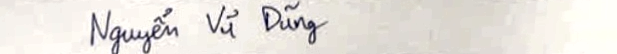
#> input picture crops/ho_va_ten_refined.png, 617 x 54 px, found by its file name
$ jupyter execute --allow-errors viet_Tay.ipynb
#> lines starting #> are read from the running program, lines starting #| are printed output that depends on the picture; after the words box and inside, x2 and y2 are one past the last pixel; in counts of white or black regions, pixels touching at a corner belong together
[cell 1]
import vietocr
from vietocr.tool.predictor import Predictor
from PIL import Image
import matplotlib.pyplot as plt
from vietocr.tool.config import Cfg
import cv2
import numpy as np
from skimage import io, color, filters

[cell 2]
import numpy as np
from PIL import Image

# [28 lines left out: function crop_to_text, not called in this run]

[cell 3]
def adaptive_resize_pad(img_np, target_h=50, target_w=512):
    h, w = img_np.shape[:2]

    # 1. Tính toán width dựa trên target_h
    new_w = int(w * (target_h / h))

    # 2. Nếu width quá lớn so với model (ví dụ > 512),
    # lúc này mới bắt buộc phải bóp width lại
    if new_w > target_w:
        resized = cv2.resize(img_np, (target_w, target_h), interpolation=cv2.INTER_AREA)
        new_w = target_w
    else:
        # Nếu width nhỏ, resize giữ đúng tỷ lệ để nét chữ to rõ
        resized = cv2.resize(img_np, (new_w, target_h), interpolation=cv2.INTER_AREA)

    # 3. Padding lề phải bằng màu trắng (255) để đạt đúng 512px
    pad_right = target_w - new_w
    final_img = cv2.copyMakeBorder(resized, 0, 0, 0, pad_right,
                                   cv2.BORDER_CONSTANT, value=255)

    return final_img

[cell 4]
input_file = r'D:\OCR\data\eval_artifacts\41ed75cd59ead8b481fb\crops\ho_va_ten_refined.png'
#input_file = "D:\OCR\images\image2.png"
crop_img = cv2.imread(input_file)
#> crop_img is the input picture: shape (54, 617, 3); mean B, G, R 221.9, 227, 231.3
#crop_img = adaptive_resize_pad(crop_img)
#crop_img = crop_to_text(crop_img)
plt.figure(figsize=(10, 5))
plt.imshow(crop_img, cmap='gray')
plt.title("K-means Cleaned Image (imgtxtenh style)")
plt.show()

[cell 5]
# 1. K-means clustering (Loại bỏ background y hệt imgtxtenh)
# Phương pháp này phân cụm pixel thành 2 nhóm: Chữ (fg) và Nền (bg)
def kmeans_binarize(img):
    if img is None:
        return None

    # 1. Kiểm tra nếu ảnh là ảnh màu thì chuyển sang xám
    if len(img.shape) == 3:
        gray = cv2.cvtColor(img, cv2.COLOR_BGR2GRAY)
    else:
        gray = img

    # Chuyển dữ liệu về float32 cho K-means
    pixel_values = gray.reshape((-1, 1))
    pixel_values = np.float32(pixel_values)

    # Chạy K-means (K=2)
    criteria = (cv2.TERM_CRITERIA_EPS + cv2.TERM_CRITERIA_MAX_ITER, 100, 0.2)
    k = 2
    _, labels, centers = cv2.kmeans(pixel_values, k, None, criteria, 10, cv2.KMEANS_RANDOM_CENTERS)
#> centers = [108, 234.3]

    # Xác định cụm nào là nền (sáng hơn)
    centers = np.uint8(centers)
#> centers = [108, 234]
    if centers[0] > centers[1]:
        bg_label, fg_label = 0, 1
    else:
        bg_label, fg_label = 1, 0

    # Tạo ảnh kết quả: Nền=255, Chữ=0
    res = np.zeros_like(labels, dtype=np.uint8)
    res[labels == bg_label] = 255
    res[labels == fg_label] = 0

    return res.reshape(gray.shape)

# Thực hiện làm sạch ảnh


cleaned_img_np = kmeans_binarize(crop_img)
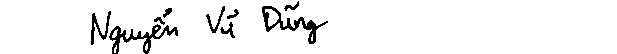
#> cleaned_img_np: shape (54, 617); 94.7% white; 9 black regions, largest, box (x1, y1, x2, y2) and area: (109, 24, 178, 54) 584, (262, 6, 328, 44) 559, (91, 11, 111, 45) 215
cleaned_img_np = adaptive_resize_pad(cleaned_img_np)
#> in adaptive_resize_pad, `resized = cv2.resize(img_np, (target_w, target_h), interpolation=cv2.I..`:
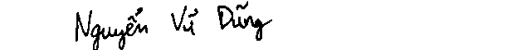
#> resized: shape (50, 512); min 0, max 255, mean 241.5

if cleaned_img_np is not None:
    # CHUYỂN ĐỔI SANG PIL IMAGE ĐỂ VIETOCR XỬ LÝ (Khắc phục lỗi AttributeError)
    cleaned_img_pil = Image.fromarray(cleaned_img_np).convert('RGB')
    cleaned_img_pil.save('output.png')

    # Hiển thị kết quả làm sạch
    plt.figure(figsize=(10, 5))
    plt.imshow(cleaned_img_np, cmap='gray')
    plt.title("K-means Cleaned Image (imgtxtenh style)")
    plt.show()
else:
    print(f"Error: Could not read {input_file}")

#> (a cell that did not finish here is left out)

#> (a cell that did not finish here is left out)

$ run again, with crops/answer_1_debug.png copied over crops/ho_va_ten_refined.png
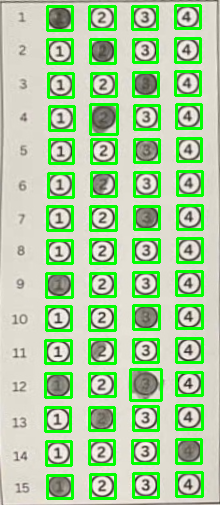
#> input picture crops/answer_1_debug.png, 220 x 505 px, found by its file name
#> crop_img is the input picture: shape (505, 220, 3); mean B, G, R 159.8, 208.2, 171.8
#> in kmeans_binarize, `_, labels, centers = cv2.kmeans(pixel_values, k, None, criteria, 10, c..`: centers = [134.5, 219.1]
#> in kmeans_binarize, `centers = np.uint8(centers)`: centers = [134, 219]
#> `cleaned_img_np = kmeans_binarize(crop_img)`:
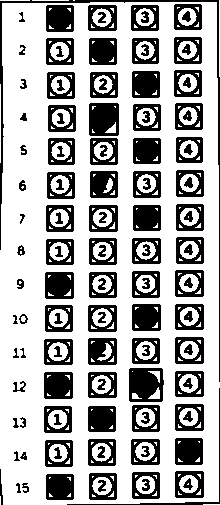
#> cleaned_img_np: shape (505, 220); 67.8% white; 128 black regions, largest, box (x1, y1, x2, y2) and area: (0, 0, 220, 382) 1485, (129, 368, 164, 402) 987, (89, 103, 119, 136) 906
#> in adaptive_resize_pad, `final_img = cv2.copyMakeBorder(resized, 0, 0, 0, pad_right, cv2.BORDER..`:
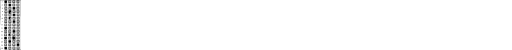
#> final_img: shape (50, 512); min 0, max 255, mean 251.6
